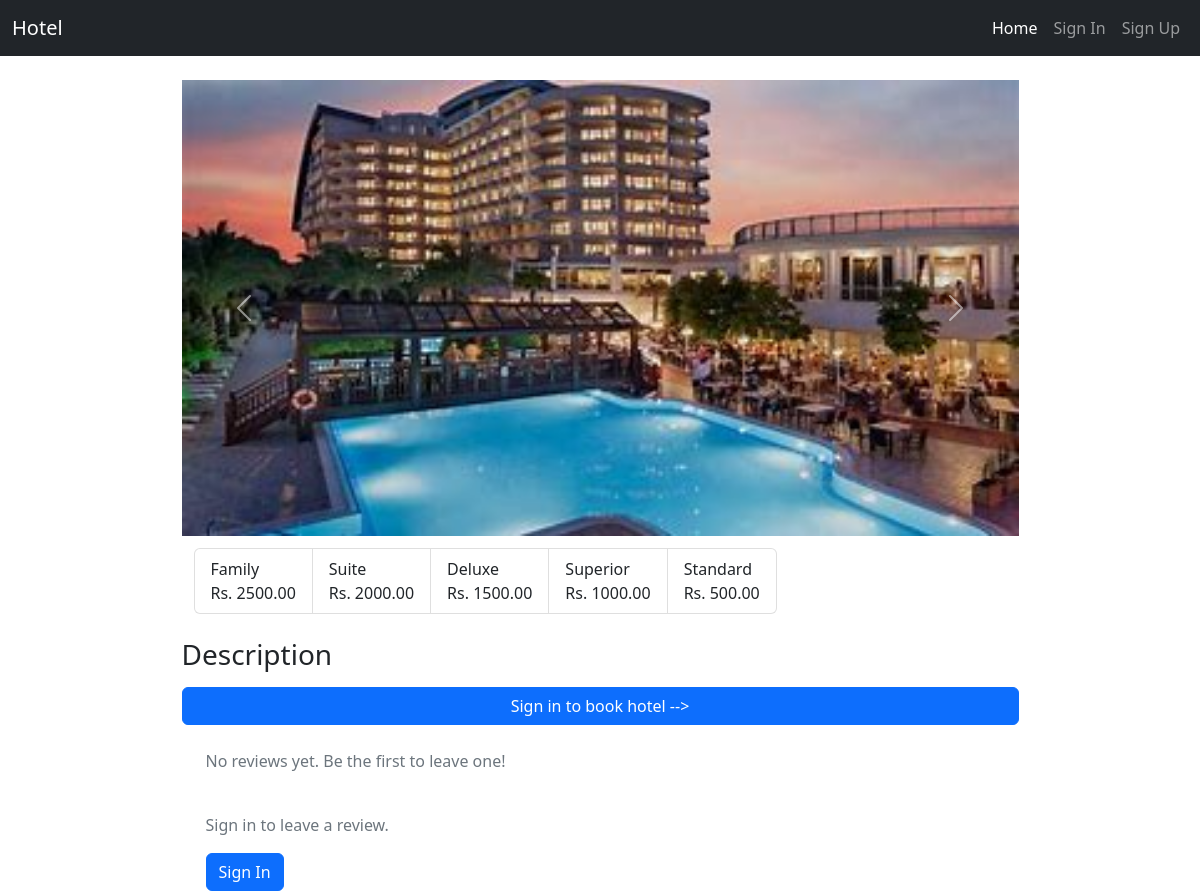
Screenshot of /hotel/26 with the database file from the repository.
### home/models.py (models this page shows, shortened)
class HotelImages(models.Model):
    hotel= models.ForeignKey(Hotel ,related_name="images", on_delete=models.CASCADE)
    images = models.ImageField(upload_to="hotels")

class Room(models.Model):
    class RoomType(models.TextChoices):
        STANDARD = 'Standard'
        SUPERIOR = 'Superior'
        DELUXE = 'Deluxe'
        SUITE = 'Suite'
        FAMILY = 'Family'
    hotel = models.ForeignKey(Hotel, on_delete=models.CASCADE, related_name='rooms')
    amenities = models.ManyToManyField(Amenity, related_name='room', blank=True)  # Many-to-many relation to Amenity
    room_number = models.IntegerField(default=0)
    is_Booked = models.BooleanField(default=False)
    room_type = models.CharField(max_length=100, choices=RoomType.choices)
    price_per_night = models.DecimalField(decimal_places=2, max_digits=10 ,  validators=[MinValueValidator(Decimal('0.01'))])

### home/views.py (the view, shortened to what this page needs)
# urls.py: path('hotel/<id>',get_hotel,name='get_hotel'),
def get_hotel(request, id):
    hotel = get_object_or_404(Hotel, id=id)
    reviews = hotel.review.all()
    context = {'hotel': hotel}
    context['date'] = datetime.today().strftime('%Y-%m-%d')
    return render(request, 'home/hotel.html', context)

### home/templatetags/coustom_tags.py (called while the page is built)
@register.filter
def unique_room_types_with_prices(rooms):
    unique_rooms = {}
    for room in rooms:
        if room.room_type not in unique_rooms:
            unique_rooms[room.room_type] = room.price_per_night
    return list(unique_rooms.items())

### templates/home/hotel.html (shortened to what this page needs)
{% extends 'home/base.html' %}
{% load coustom_tags %}
{% block body %}
<div class=" container mt-4 ">
    <div id="carouselExampleControls" class="carousel slide w-75 m-auto" data-bs-ride="carousel">
        <div class="carousel-inner">
            {% for i in hotel.images.all %}
            <div class="carousel-item active">
                <img src="/media/{{i.images}}" class="d-block w-100" alt="...">
            </div>
            {% endfor %}
        </div>
        <button class="carousel-control-prev" type="button" data-bs-target="#carouselExampleControls"
            data-bs-slide="prev">
            <span class="carousel-control-prev-icon" ></span>
        </button>
        <button class="carousel-control-next type="button" data-bs-target="#carouselExampleControls"
            data-bs-slide="next">
            <span class="carousel-control-next-icon" aria-hidden="true"></span>
        </button>
    </div>
    <div class="container w-75 m-auto">
        <ul class="list-group list-group-horizontal">
            {% for room_type, price in hotel.rooms.all|unique_room_types_with_prices %}
            <li class="list-group-item mt-1 mr-1">
                {{ room_type|title }} <br> Rs. {{ price }}
            </li>
            {% endfor %}
        </ul>
    </div>
    <div class="mt-4 mb-4  w-75 m-auto">
        <div class="mt-4">
            <h3>Description</h3>
            {% if request.user.is_authenticated %}
            <div class="card">
                <div class="card-body">
                    <form method='POST'>
                        {% csrf_token %}
                        <label for="rtype" class="mt-3">
                            Package Type
                        </label>
                        <select name="roomType" class="form-control mt-1" id="roomType">
                            <option value="Deluxe" {% if room_type == 'Deluxe' %}selected{% endif %}>Deluxe</option>
                            <option value="Suite" {% if room_type == 'Suite' %}selected{% endif %}>Suite</option>
                            <option value="Family" {% if room_type == 'Family' %}selected{% endif %}>Family</option>
                            <option value="Executive" {% if room_type == 'Executive' %}selected{% endif %}>Standard</option>
                            <option value="Premium" {% if room_type == 'Premium' %}selected{% endif %}>Superior</option>
                        </select>
                        <label for="startDate" class='mt-2'>
                            Check In
                        </label>
                        <input type="date" name="startDate" class="form-control mt-1" id="startDate" name="startDate" min={{date}}
                        {% if startdate %}
                        value="{{startdate}}"
                        {% endif %}
                        >
                        <label for="endDate" class="mt-2">
                            Check Out
                        </label>
                        <input type="date" name="endDate" class="form-control mt-1" id="endDate" name="endDate" min={{date}}
                        {% if enddate %}
                        value="{{enddate}}"
                        {% endif %}
                        >
                        <div class='d-grid'>
                            <button class="btn mt-3 btn-primary" type='submit'>
                                Book Now
                            </button>
                        </div>
                    </form>
                </div>
            </div>
            {% else %}
            <div class="d-grid ">
                <a class="btn btn-primary" href="{% url 'signin' %}" type="button">Sign in to book hotel --> </a>
              </div>
            {% endif %}
        </div>
    </div>
    <div class=" row container w-75 m-auto mt-4">
        {% if hotel.review.exists %}
        <div class="col-md list-group">
            <h2 class="fw-bold">Reviews</h2>
            {% for review in hotel.review.all %}
            <div class="list-group-item">
                <div class="d-flex justify-content-between">
                    <h5 class="mb-1">{{ review.customer.user.username }}</h5>
                    <small class="text-muted">{{ review.date }}</small>
                </div>
                <p class="mb-1">{{ review.description }}</p>
                <small class="text-warning">
                    {% for i in "12345"|make_list %}
                        {% if i|add:0 <= review.rating %}
                            <i class="bi bi-star-fill"></i>
                        {% else %}
                            <i class="bi bi-star"></i>
                        {% endif %}
                    {% endfor %}
                </small>
            </div>
            {% endfor %}
        </div>
        {% else %}
        <p class="text-muted">No reviews yet. Be the first to leave one!</p>
        {% endif %}
         {% if request.user.is_authenticated %}
         <div class="col-md card mt-5">
             <div class="card-body">
                 <h5 class="card-title">Leave a Review</h5>
                 <form method="POST" action="{% url 'add_review' hotel.id %}">
                     {% csrf_token %}
                     <div class="mb-3">
                         <label for="rating" class="form-label">Rating</label>
                         <select name="rating" id="rating" class="form-control" required>
                             <option value="" disabled selected>Select Rating</option>
                             <option value="1">1 Star</option>
                             <option value="2">2 Stars</option>
                             <option value="3">3 Stars</option>
                             <option value="4">4 Stars</option>
                             <option value="5">5 Stars</option>
                         </select>
                     </div>
                     <div class="mb-3">
                         <label for="description" class="form-label">Review</label>
                         <textarea name="description" id="description" class="form-control" rows="3" placeholder="Write your review..." required></textarea>
                     </div>
                     <div class="d-grid">
                         <button type="submit" class="btn btn-primary">Submit Review</button>
                     </div>
                 </form>
             </div>
         </div>
         {% else %}
         <div class="mt-4">
             <p class="text-muted">Sign in to leave a review.</p>
             <a href="{% url 'signin' %}" class="btn btn-primary">Sign In</a>
         </div>
         {% endif %}
    </div>
</div>
{% endblock body %}

### templates/home/hotel.html (style rules this page uses)
.list-group { list-style-type: disc !important; }

### rows the page displays
HotelImages: images (picture)
Room: rooms "Family", rooms "2500.00"
Room: rooms "Suite", rooms "2000.00"
Room: rooms "Deluxe", rooms "1500.00"
Room: rooms "Superior", rooms "1000.00"
Room: rooms "Standard", rooms "500.00"
